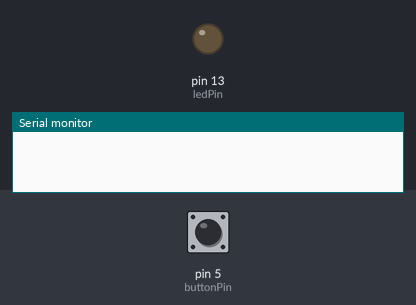
Bench run of a sketch on a simulated Arduino Uno, built with avr-gcc and run on an emulated ATmega328P. Shown: output pins drawn as LEDs (lit = HIGH), the last lines printed to the serial monitor. The inputs (shaded band) are chosen by the test bench; at power-on: pin 5 (buttonPin) LOW.

Above: at 1.2 s.
1.3 s: pin 5 (buttonPin) pulled HIGH for 0.15 s
At 9.1 s:
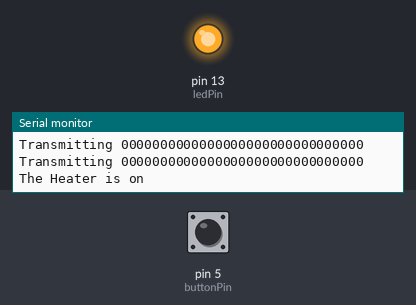
Timing chart, 0 to 38.0 s (numbered marks = the images above; inputs shaded):
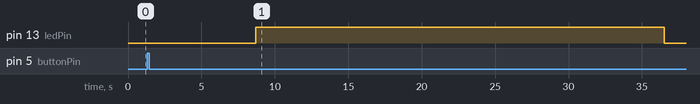

Measured:
- after the input at 1.3 s, pin 13 (ledPin): LOW → HIGH after 7.4 s, → LOW 27.8 s later

The sketch:

433mhz_Thermostat_Transmitter.ino
```cpp
// (licence header left out)
// This source code is licensed under the BSD-style license found in the
// LICENSE file in the root directory of this source tree.

// Google Nest thermostat to 433mhz Chinese Diesel Heater interface V1.02

#include <RCSwitch.h>

RCSwitch mySwitch = RCSwitch();

//---------User changeable setting---------
const int buttonPin = 5;  // the pin that connects to the terminal labled 2 in the nest Thermostat
const int ledPin = 13;    // the pin that the onboard LED is attached to
char rfSend[4][32] = { {"0000000000000000000000000000000"}, {"0000000000000000000000000000000"}, {"0000000000000000000000000000000"}, {"0000000000000000000000000000000"}}; //On, Off, Up, Down
int DelayAfterOn = 1200000;    // Minimum length of time in miliseconds the heater should stay on (Recommended 1200000)
int DelayAfterOff = 300000;    // Minimum length of time in miliseconds the heater should stay Off (Recommended 300000)

#define send433 3 // The pin that connects to the data pin on the 433mhz sender
//---------User changeable setting end---------

int buttonState = 0;        // current state of the button
int lastButtonState = 0;    // previous state of the button

void setup() {
  pinMode(buttonPin, INPUT);   // initialize the button pin as a input:
  pinMode(ledPin, OUTPUT); // initialize the LED as an output:
  Serial.begin(9600);  // initialize serial communication:

  mySwitch.enableTransmit(send433);
  mySwitch.setPulseLength(254); //PulseLength as read from remote
}

void loop() {
  buttonState = digitalRead(buttonPin); // read the Nest Thermostat state
  if (buttonState != lastButtonState) { // compare the Thermostat state to its previous state
    if (buttonState == HIGH) { // if the current state is HIGH then the Thermostat went from off to on
      TurnHeatingOn();
    } else {  // if the current state is LOW then the Thermostat went from on to off:
      TurnHeatingOff();
    }
    delay(50); // Delay a little bit to avoid bouncing
  }
  lastButtonState = buttonState; // save the current state as the last state, for next time through the loop
}

void TurnHeatingOn() //Turn the heater on function
{
  TurnHeatingOnSending();
  delay(2000); // pause for 2 seconds and sends again to improve reliability
  TurnHeatingOnSending();

  Serial.println("The Heater is on");
  digitalWrite(ledPin, HIGH);
  delay(DelayAfterOn);
  Serial.println("Checking For thermostat change again");
}

void TurnHeatingOff() //Turn the heater off function
{
  TurnHeatingOffSending();;
  delay(2000); // pause for 2 seconds and sends again to improve reliability
  TurnHeatingOffSending();

  Serial.println("The Heater is off");
  digitalWrite(ledPin, LOW);
  delay(DelayAfterOff);
  Serial.println("Checking For thermostat change again");
}

void TurnHeatingOnSending()
{
  Serial.print("Transmitting ");
  Serial.println(rfSend[0]);
  mySwitch.send(rfSend[0]);
  delay(300);
  mySwitch.send(rfSend[0]);
  delay(300);
  mySwitch.send(rfSend[0]);
  delay(300);
  mySwitch.send(rfSend[0]);
}

void TurnHeatingOffSending()
{
  Serial.print("Transmitting ");
  Serial.println(rfSend[1]);
  mySwitch.send(rfSend[1]);
  delay(300);
  mySwitch.send(rfSend[1]);
  delay(300);
  mySwitch.send(rfSend[1]);
  delay(300);
  mySwitch.send(rfSend[1]);
}
```
